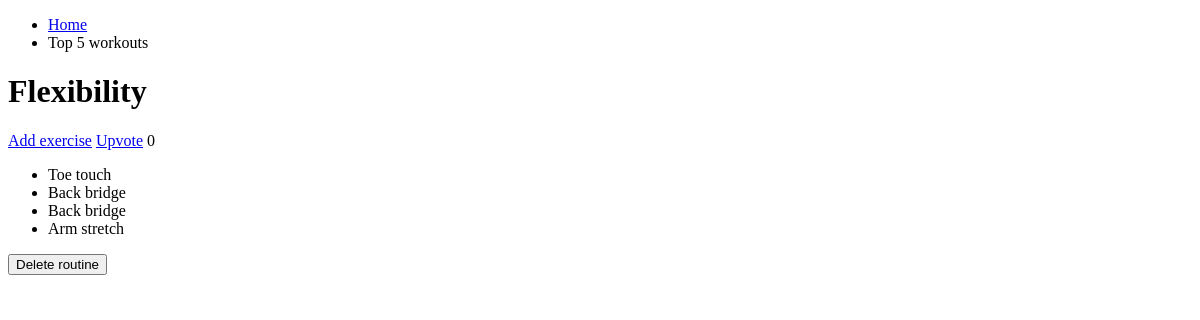
/workouts/4/, run on an earlier commit of the app's database.
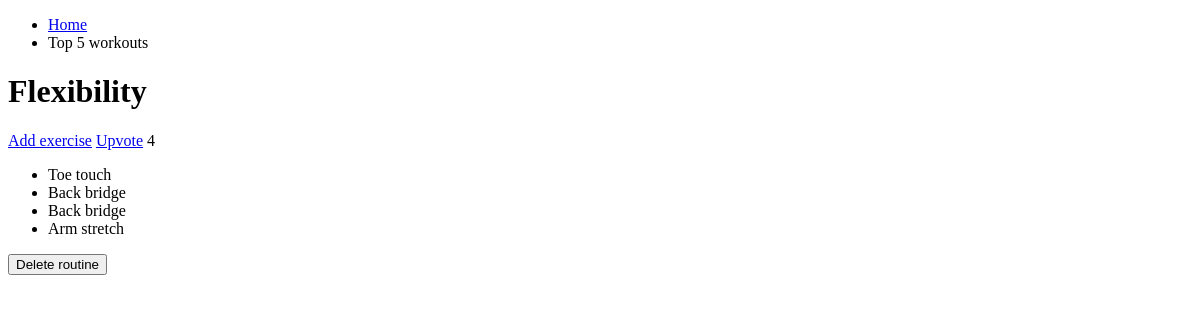
And on a later commit of the database.
### workouts/models.py (models this page shows, shortened)
class Routine(models.Model):
  routine_text = models.CharField(max_length=200)
  pub_date = models.DateTimeField('date published')
  likes = models.IntegerField(default=0)

### workouts/views.py (the view)
# urls.py: url(r'^(?P<routine_id>[0-9]+)/$', views.detail, name='detail'),
def detail(request, routine_id):
  routine = get_object_or_404(Routine, pk=routine_id)
  if request.method == 'POST':
    print (request.content_type, request.content_params)
    routine.delete()
    return HttpResponseRedirect(reverse('workouts:index'))
  else:
    return render(request, 'workouts/detail.html', {
      'routine': routine,
    })

### workouts/templates/workouts/detail.html (shortened to what this page needs)
{% extends "./base.html" %}
{% block content %}
<h1>{{ routine.routine_text }}</h1>
<a href="{% url 'workouts:add_exercise' routine.id %}">Add exercise</a>
<a href="{% url 'workouts:like' routine.id %}">Upvote</a>
<span>{{ routine.likes }}</span>
<ul>
{% for exercise in routine.exercise_set.all %}
    <li>{{ exercise.exercise_text }}</li>
{% endfor %}
</ul>
<div>
<form method="post">
  <input type="submit" value="Delete routine"/>
</form>
</div>
{% endblock content %}

What changed in the data, as far as the page shows it:
changed Routine "Flexibility": likes "0" → "4"
